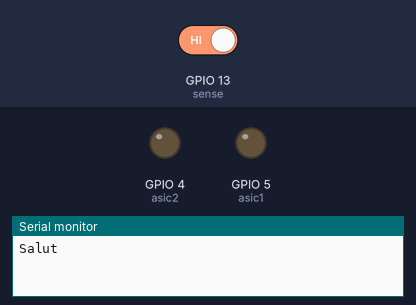
A sketch run on a simulated ESP8266 (NodeMCU). Shown: output pins drawn as LEDs (lit = HIGH), the last lines printed to the serial monitor. The test bench sets the inputs (shaded band); at power-on: GPIO 13 (sense) HIGH. WiFi joins after 1.5 s; servers stay silent unless stated.

Above: at 0.1 s.
At 30.1 s:
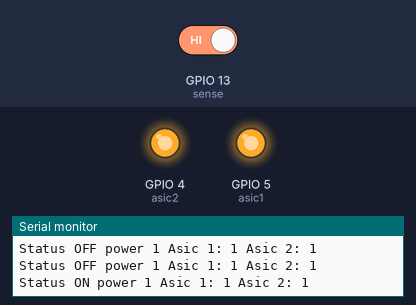
Timing chart, 0 to 31.6 s (numbered marks = the images above):
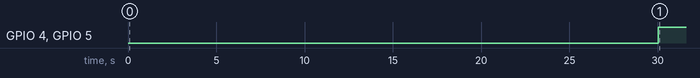

Measured:
- by itself, GPIO 4 (asic2), GPIO 5 (asic1): LOW → HIGH at 30.0 s

The sketch:

ESP8266_Standalone.ino
```cpp
#define BLYNK_PRINT Serial

/* Fill-in your Template ID (only if using Blynk.Cloud) */
//#define BLYNK_TEMPLATE_ID   "YourTemplateID"
  #define asic1 5
  #define asic2 4
  #define sense 13


#include <ESP8266WiFi.h>
#include <BlynkSimpleEsp8266.h>

// You should get Auth Token in the Blynk App.
// Go to the Project Settings (nut icon).
char auth[] = "9YMu9gRvk-wlZJZ1nw9jnTOx2-Uh7Klm";

// Your WiFi credentials.
// Set password to "" for open networks.
char ssid[] = "******";
char pass[] = "******";

int state1 =1;
int state2 =1;

WidgetLED led1(V3);

unsigned long time1=0;

void setup()
{
  Serial.begin(9600);
  Serial.println("Salut");
  pinMode(asic1, OUTPUT);
  pinMode(asic2, OUTPUT);
  pinMode(sense, INPUT);

  Blynk.begin(auth, ssid, pass);
}

void loop()
{
  Blynk.run();
  main1();
}

void main1(){


if( millis()-time1 > 30000){
  Serial.print("Status ");
  Serial.print("ON ");

   led1.on();

  if(state1 ==1 ){

    digitalWrite(asic1, HIGH);
  }
  else{
    digitalWrite(asic1, LOW);
  }
 if(state2 ==1 ){
    digitalWrite(asic2, HIGH);
  }
  else{
    digitalWrite(asic2, LOW);
  }

}

else{
  Serial.print("Status ");
  Serial.print("OFF ");
  digitalWrite(asic2, LOW);
  digitalWrite(asic1, LOW);
  led1.off();
}

 if(!digitalRead(sense)){
    time1=millis();
  }


  Blynk.virtualWrite(V2, digitalRead(sense));
  Serial.print("power ");
  Serial.print(digitalRead(sense));
  Serial.print(" Asic 1: ");
  Serial.print(state1);
  Serial.print(" Asic 2: ");
  Serial.println(state2);
  delay(100);
}


BLYNK_WRITE(V0)
{
  state1 = param.asInt(); // Get value as integer
}

BLYNK_WRITE(V1)
{
  state2 = param.asInt(); // Get value as integer

}
```
